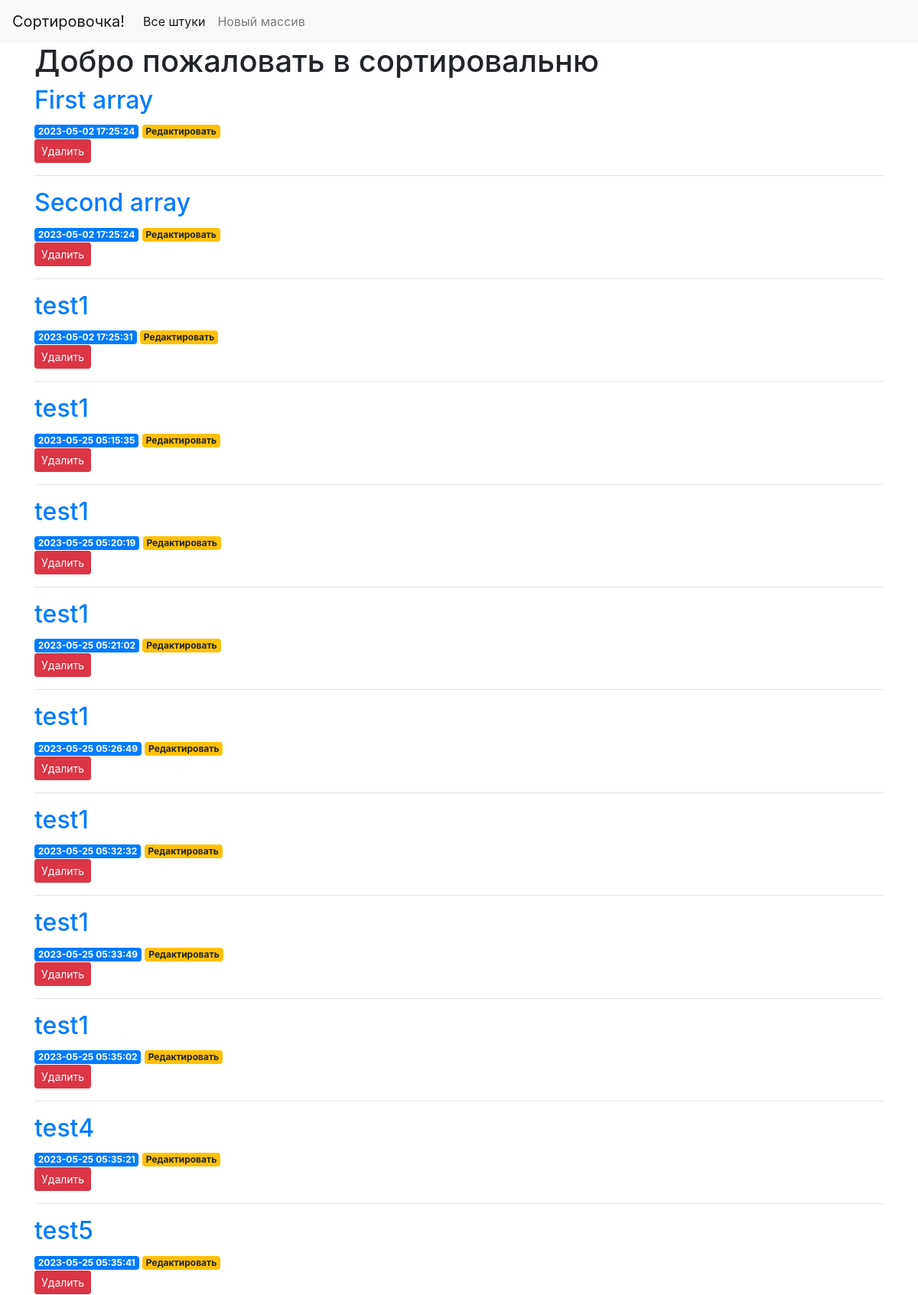
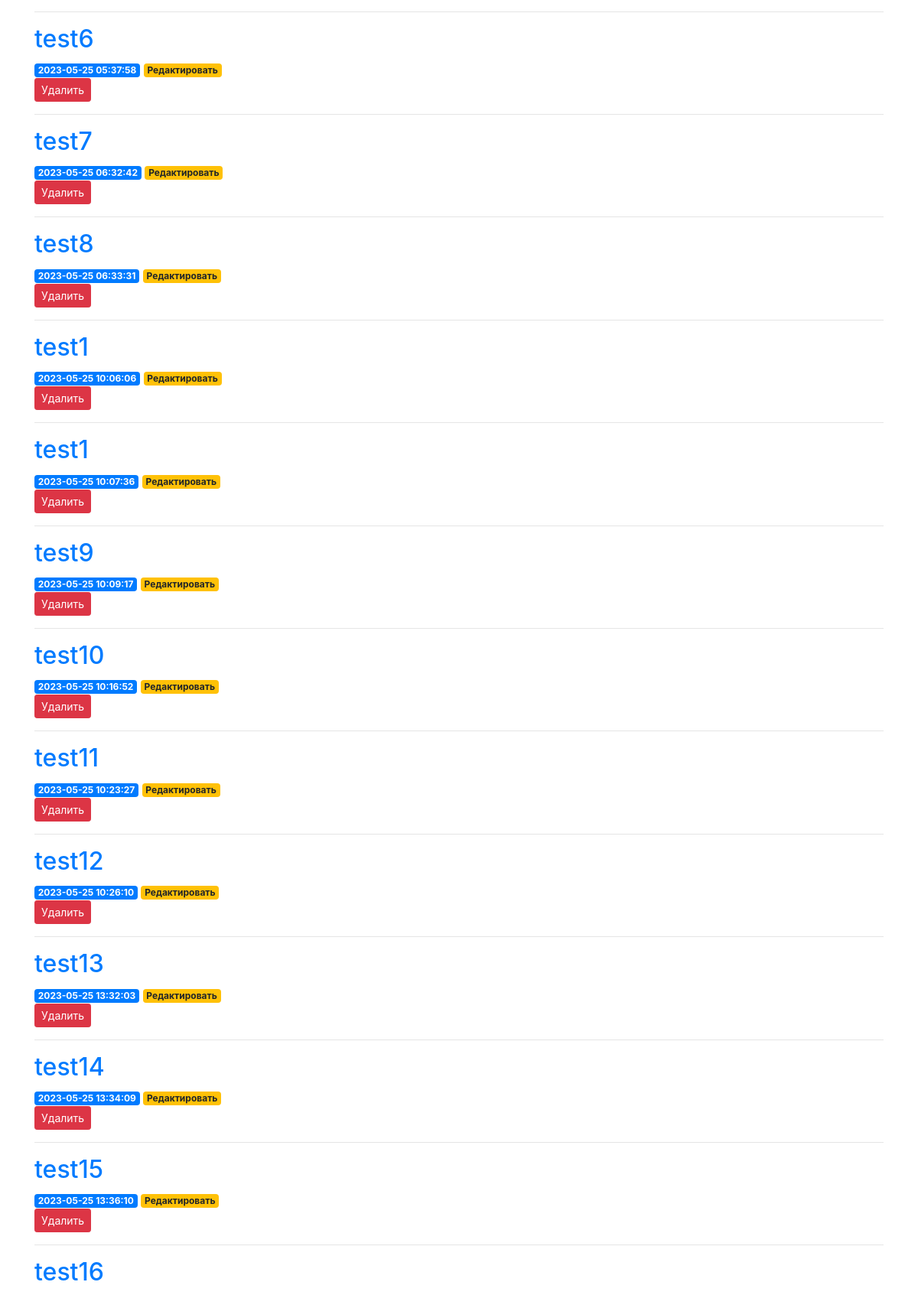
The page / (upper part) on the database its author committed (2 pictures, top to bottom).
### tables this page shows
CREATE TABLE arrays (
    id INTEGER PRIMARY KEY AUTOINCREMENT,
    created TIMESTAMP NOT NULL DEFAULT CURRENT_TIMESTAMP,
    title TEXT NOT NULL,
    content TEXT NOT NULL
);

### search/api/app.py (the view)
@app.route('/')
def index():
    try:
        conn = get_db_connection()
        arrays = conn.execute('SELECT * FROM arrays').fetchall()
        conn.close()
        return render_template('index.html', arrays=arrays)
    except Exception as error:
        abort(500)

### search/api/app.py (called while the page is built)
def get_db_connection():
    conn = sqlite3.connect('database.db')
    conn.row_factory = sqlite3.Row
    return conn

### search/api/templates/index.html
{% extends 'base.html' %}
{% block content %}
    <h1>{% block title %} Добро пожаловать в сортировальню {% endblock %}</h1>
    {% for array in arrays %}
        <a href="{{ url_for('array', array_id=array['id']) }}">
            <h2>{{ array['title'] }}</h2>
        </a>
        <span class="badge badge-primary">{{ array['created'] }}</span>
        <a href="{{ url_for('edit', id=array['id']) }}">
            <span class="badge badge-warning">Редактировать</span>
        </a>
        <form action="{{ url_for('delete', id=array['id']) }}" method="POST">
            <input type="submit" value="Удалить"
                    class="btn btn-danger btn-sm"
                    onclick="return confirm('Ты действительно хочешь удалить этот великолепный массив?')">
        </form>
        <hr>
    {% endfor %}
{% endblock %}

### rows shown on the page
arrays: title "First array", created "2023-05-02 17:25:24"
arrays: title "Second array", created "2023-05-02 17:25:24"
arrays: title "test1", created "2023-05-02 17:25:31"
arrays: title "test1", created "2023-05-25 05:15:35"
arrays: title "test1", created "2023-05-25 05:20:19"
arrays: title "test1", created "2023-05-25 05:21:02"
arrays: title "test1", created "2023-05-25 05:26:49"
arrays: title "test1", created "2023-05-25 05:32:32"
arrays: title "test1", created "2023-05-25 05:33:49"
arrays: title "test1", created "2023-05-25 05:35:02"
arrays: title "test4", created "2023-05-25 05:35:21"
arrays: title "test5", created "2023-05-25 05:35:41"
arrays: title "test6", created "2023-05-25 05:37:58"
arrays: title "test7", created "2023-05-25 06:32:42"
arrays: title "test8", created "2023-05-25 06:33:31"
arrays: title "test1", created "2023-05-25 10:06:06"
arrays: title "test1", created "2023-05-25 10:07:36"
arrays: title "test9", created "2023-05-25 10:09:17"
arrays: title "test10", created "2023-05-25 10:16:52"
arrays: title "test11", created "2023-05-25 10:23:27"
arrays: title "test12", created "2023-05-25 10:26:10"
arrays: title "test13", created "2023-05-25 13:32:03"
arrays: title "test14", created "2023-05-25 13:34:09"
arrays: title "test15", created "2023-05-25 13:36:10"
arrays: title "test16"
